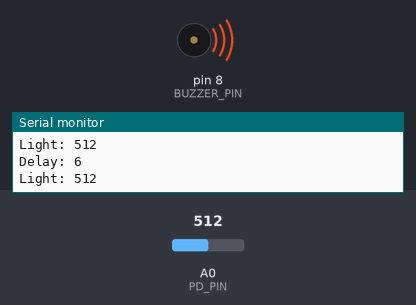
Recording of a sketch running on a simulated Arduino Uno, built with avr-gcc and run on an emulated ATmega328P. Shown: buzzer (waves = sounding), the last lines printed to the serial monitor. The test bench sets the inputs (shaded band); at power-on: A0 (PD_PIN) = 512.

Above: at 1.2 s.
1.3 s: A0 (PD_PIN) set to 491
At 2.09 s:
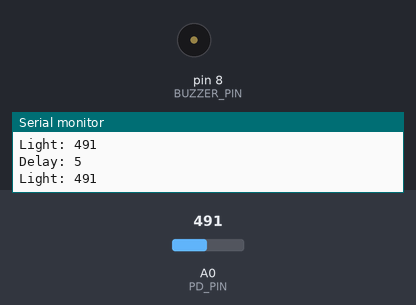
4.3 s: A0 (PD_PIN) set to 716
7.3 s: A0 (PD_PIN) set to 1023
8.8 s: A0 (PD_PIN) set to 0
Timing chart, 0 to 11.3 s (numbered marks = the images above; inputs shaded):
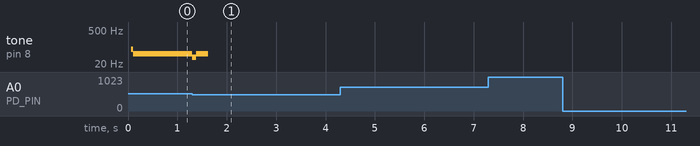

The sketch:

26_photo_detector_with_passive_buzzer.ino
```cpp
const int PD_PIN = A0;
const int BUZZER_PIN = 8;

void setup()
{
    Serial.begin(9600);
    pinMode(PD_PIN, INPUT);
    pinMode(BUZZER_PIN, OUTPUT);
}

void loop()
{
    const int light = analogRead(PD_PIN);
    const int delayTime = (9. / 550.) * light - (9. * 200.) / 550. + 1.;

    Serial.print("Light: ");
    Serial.print(light);
    Serial.println();
    Serial.print("Delay: ");
    Serial.print(delayTime);
    Serial.println();

    digitalWrite(BUZZER_PIN, HIGH);
    delay(delayTime);
    digitalWrite(BUZZER_PIN, LOW);
    delay(delayTime);
}
```

Measured:
- the behaviour switches between 506 and 505 on A0 (PD_PIN) (found by bisection; images 0 and 1)
